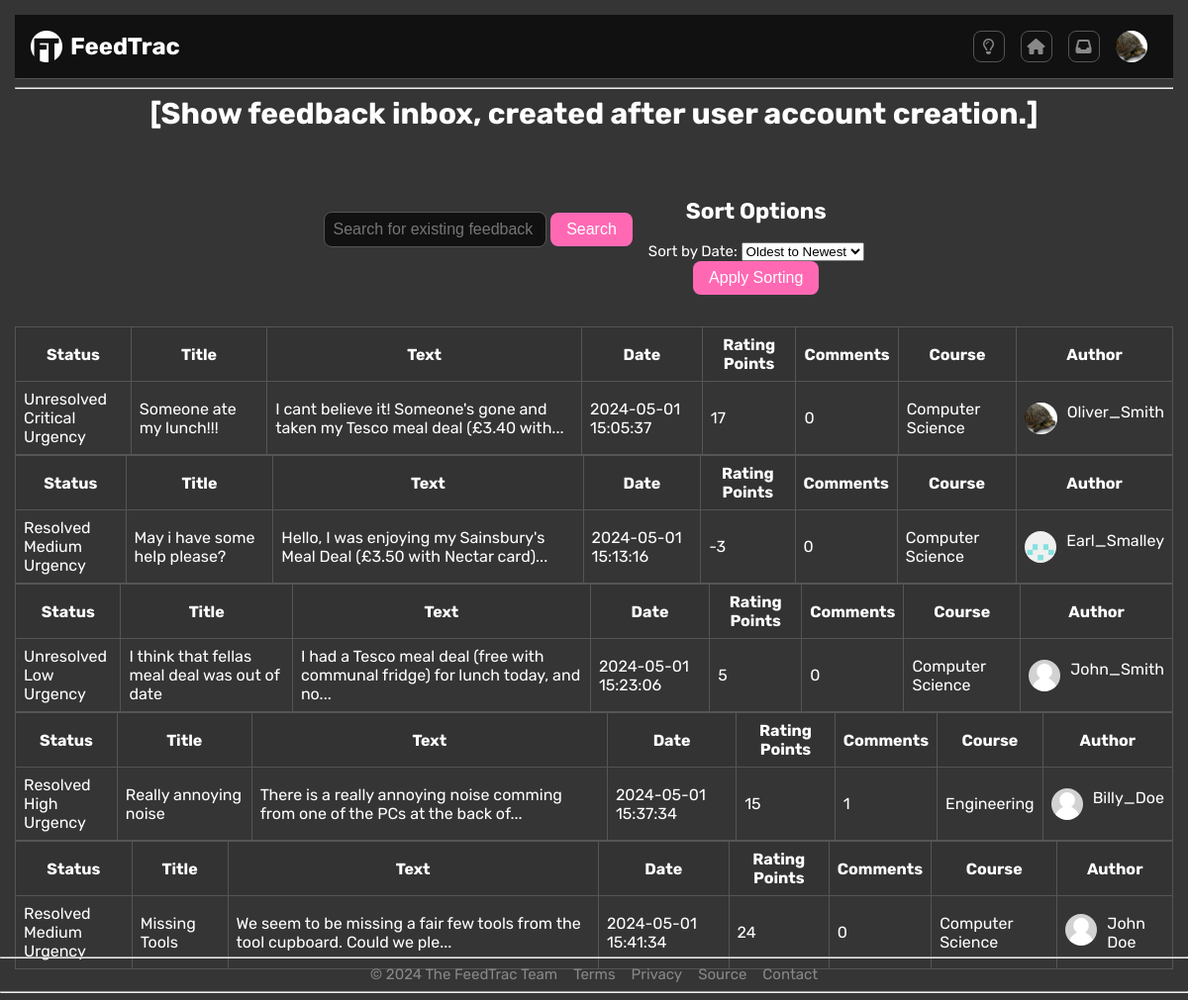
Page /Website/inbox.php (signed in) on the committed database.
### tables this page shows
CREATE TABLE `feedback` (
  `feedbackID` int(10) UNSIGNED NOT NULL,
  `userID` int(10) UNSIGNED NOT NULL,
  `roomID` int(10) UNSIGNED DEFAULT NULL,
  `date` datetime NOT NULL DEFAULT current_timestamp(),
  `modifiedDate` datetime NOT NULL COMMENT 'The last date this feedback was interracted with',
  `urgency` varchar(10) NOT NULL COMMENT 'Low - 0\r\nMedium - 1\r\nHigh - 2\r\nCritical - 3',
  `resolved` tinyint(1) NOT NULL COMMENT 'Unresolved - 0\r\nResolved - 1',
  `closed` tinyint(1) NOT NULL,
  `title` varchar(50) NOT NULL,
  `text` varchar(500) NOT NULL,
  `ratingPoints` int(11) NOT NULL
);

CREATE TABLE `course` (
  `courseID` int(10) UNSIGNED NOT NULL,
  `departmentID` int(10) UNSIGNED NOT NULL,
  `name` varchar(30) NOT NULL
);

CREATE TABLE `user` (
  `userID` int(10) UNSIGNED NOT NULL,
  `courseID` int(10) UNSIGNED NOT NULL,
  `email` varchar(50) NOT NULL,
  `username` varchar(25) NOT NULL,
  `passwordHash` varchar(255) NOT NULL,
  `fName` varchar(25) NOT NULL,
  `lName` varchar(25) NOT NULL,
  `yearOfStudy` tinyint(10) UNSIGNED DEFAULT NULL,
  `pronouns` varchar(10) DEFAULT NULL,
  `position` varchar(25) NOT NULL,
  `description` varchar(255),
  `activeAccount` tinyint(1) NOT NULL DEFAULT 1,
  `sub` tinyint(1) NOT NULL DEFAULT 1,
  `alert` smallint(5) UNSIGNED NOT NULL DEFAULT 0,
  `accountDate` datetime NOT NULL DEFAULT current_timestamp()
);

### Website/classes/Database.class.php (called while the page is built, shortened)
<?php
class Database{
    protected $dbhost = "localhost";
    protected $dbuser = "root";
    protected $dbpass = "";
    protected $dbname = "feedtracdb";
    protected function connect()
    {
        $this->con = new mysqli($this->dbhost, $this->dbuser, $this->dbpass, $this->dbname);
        return $this->con;
    }
    protected function empty_input_check(...$inputs){
        return false;
    }
}

### Website/classes/Login.class.php (called while the page is built, shortened)
<?php
class Login extends Database {
    protected function get_user_data(){
        if(isset($_SESSION['userID'])){
            $stmt = $this->connect()->prepare("SELECT * FROM user WHERE userID = ?  limit 1");
            if(!$stmt->execute([$_SESSION['userID']])){
                header("location: login.php?error=BadSQLQuery");
                exit();
            }
            $result = $stmt->get_result();
            if(mysqli_num_rows($result) > 0){
                $user_data = $result -> fetch_assoc();
                return $user_data;
            }
        }
        die;
    }
}

### Website/classes/LoginContr.class.php (called while the page is built, shortened)
<?php
class LoginContr extends Login {
    public function force_login(){
        $user_data = $this->get_user_data();
        if ($user_data){
            return $user_data;
        }
        die;
    }
}

### Website/classes/Feedback.class.php (called while the page is built, shortened)
<?php
class Feedback extends Database
{
    protected function get_user($feedbackID)
    {
        $stmt = $this->connect()->prepare(" SELECT
                                                user.userID,
                                                username,
                                                fname,
                                                lname,
                                                yearOfStudy,
                                                course.name AS name,
                                                pronouns,
                                                position,
                                                name
                                            FROM
                                                user
                                            JOIN
                                                feedback
                                            ON
                                                user.userID = feedback.userID
                                            JOIN
                                                course
                                            ON
                                                user.courseID = course.courseID
                                            WHERE
                                                feedbackID = ?");
        if (!$stmt->execute([$feedbackID])) {
            header("location: feedback.php?error=BadSQLQuery");
            exit();
        }
        $results = $stmt->get_result()->fetch_assoc();
        return $results;
    }
    protected function get_all_rows_inbox($dateTime)
    {
        $stmt = $this->connect()->prepare("SELECT
                                                feedback.feedbackID,
                                                resolved,
                                                urgency,
                                                title,
                                                feedback.text,
                                                feedback.date,
                                                feedback.ratingPoints,
                                                COUNT(commentID) as number_of_comments
                                            FROM
                                                feedback
                                            LEFT JOIN
                                                comment
                                            ON
                                                feedback.feedbackID = comment.feedbackID
                                            WHERE
                                                feedback.date > ?
                                            GROUP BY
                                                feedback.feedbackID;");
        if (!$stmt->execute([$dateTime])) {
            header("location: feedback.php?error=BadSQLQuery");
            exit();
        }
        $results = $stmt->get_result()->fetch_all(MYSQLI_ASSOC);
        return $results;
    }
}

### Website/classes/FeedbackView.class.php (called while the page is built, shortened)
<?php
class FeedbackView extends Feedback {
     public function get_inbox_feedback($dateTime){
        return $this->get_all_rows_inbox($dateTime);
    }
   public function get_user_info($feedbackID){
       return $this->get_user($feedbackID);
   }
}

### Website/scripts/functions.php (called while the page is built, shortened)
<?php
$get_urgency_string = array(
     "Low",
     "Medium",
     "High",
     "Critical"
 );
 $get_resolved_string = array(
     "Unresolved",
     "Resolved",
 );
function shorten($string, $maxLength) {
     if (strlen($string) > $maxLength) {
          $string = substr($string, 0, $maxLength) . '...';
     }
     return $string;
}

### Website/inbox.php (the view, shortened to what this page needs)
<?php
include("classes/Database.class.php");
include("classes/login.class.php");
include("classes/LoginContr.class.php");
include("classes/Feedback.class.php");
include("classes/FeedbackView.class.php");
include("scripts/functions.php");
$Login_Controller = new LoginContr();
$user_data = $Login_Controller->force_login();
$Feedback_View = new FeedbackView($user_data['userID']);
$dateTime=$user_data["accountDate"];;
?>
<!DOCTYPE html>
<html lang="en-gb">
<head>
    <link rel="stylesheet" href="stylesheets/main.css">
</head>
<body>
    <?php include("header.php"); ?>
    <main>
        <h1>[Show feedback inbox, created after user account creation.]</h1>
        <div class="index-main">
            <div class="index-header">
                <form method="POST" action="index.php" id="index-search-form">
                    <input class="search-bar" type="text" name="searchTerm" placeholder="Search for existing feedback">
                    <button name="submit">Search</button>
                </form>
                <div class="sort-box">
                    <h2>Sort Options</h2>
                    <div class="index-sort-option">
                        <label for="sort-by-date">Sort by Date:</label>
                        <select id="sort-by-date" name="sort-by-date">
                            <option value="asc">Oldest to Newest</option>
                        </select>
                    </div>
                    <button type="submit">Apply Sorting</button>
                </div>
            </div>
            <?php
                    if ($_SERVER["REQUEST_METHOD"] == "POST" && isset($_POST['action']) && $_POST['action'] == 'search') {
                        $searchTerm = $_POST['searchTerm'];
                        $feedbackRows = $Feedback_View->search_Feedback($searchTerm);
                        if (empty($searchTerm)) {
                            $feedbackRows = $Feedback_View->get_inbox_feedback($dateTime);
                        }
                        else if (empty($feedbackRows)) {
                            echo "<i>No results found for '$searchTerm'</i>";
                        }
                    } else {
                        $feedbackRows = $Feedback_View->get_inbox_feedback($dateTime);
                    }
                    foreach ($feedbackRows as $row) {
                        $userInfo = $Feedback_View->get_user_info($row['feedbackID']);
                    ?>
            <div class="table" class="center">
                <table>
                    <tr>
                        <th>Status</th>
                        <th>Title</th>
                        <th>Text</th>
                        <th>Date</th>
                        <th>Rating Points</th>
                        <th>Comments</th>
                        <th>Course</th>
                        <th>Author</th>
                    </tr>
                        <tr class="clickable-row" data-href="feedback.php">
                            <td>
                                <?php echo  $get_resolved_string[$row['resolved']] . "<br>"
                                    . $get_urgency_string[$row['urgency']] . " Urgency";
                                ?>
                            </td>
                            <td><?php echo shorten($row['title'], 50); ?></td>
                            <td><?php echo shorten($row['text'], 75); ?></td>
                            <td><?php echo $row['date']; ?></td>
                            <td><?php echo $row['ratingPoints']; ?></td>
                            <td><?php echo $row['number_of_comments']; ?></td>
                            <td><?php echo $userInfo['name'] ?></td>
                            <td href="profile.php">
                                <div style="display: flex;">
                                    <img style="margin-right: 10px;" class="avatar" src="<?php
                                                                                            $userID = $userInfo['userID'];
                                                                                            $jpg_path = "assets/profile-pictures/user-$userID.jpg";
                                                                                            $png_path = "assets/profile-pictures/user-$userID.png";
                                                                                            if (file_exists($jpg_path)) {
                                                                                                echo $jpg_path;
                                                                                            } elseif (file_exists($png_path)) {
                                                                                                echo $png_path;
                                                                                            } else {
                                                                                                echo "assets/profile-pictures/user-default.jpg";
                                                                                            } ?>" alt="User Avatar" height="32" href="profile.php">
                                    <a href="profile.php"> <?php echo $userInfo['username']; ?> </a>
                                </div>
                            </td>
                        </tr>
                    <?php
                    }
                    ?>
                </table>
            </div>
        </div>
    </main>
    <div class="footer-position"><?php include("footer.php"); ?></div>
</body>
</html>

### Website/stylesheets/main.css (style rules this page uses)
:root { --a: #111; --b: #222; --c: #333; --d: #444; --e: #555; --f: #666; --g: #777; --h: #888; --accent-bright: hotpink; --accent-pale: pink; }
body { margin: 0; font-family: "Rubik", sans-serif; color: white; transition: background-color 0.5s ease; transition: color 0.5 ease; padding: 15px; background-color: #353535; font-size: 15px; }
main { text-align: center; }
h1, p { margin: 0; }
a { color: inherit; text-decoration: none; transition: color 0.3s ease; }
table, th, td { border: 1px solid var(--e); border-collapse: collapse; }
th, td { padding: 8px; }
th, tr:hover { background-color: var(--c); }
.avatar { border-radius: 16px; }
.footer-position { width:100%; position:absolute; bottom:0; left:0; }
.index-header { display: flex; justify-content: center; align-items: center; gap: 16px; width: 100%; padding-top: 32px; padding-bottom: 16px; }
.index-header button { background-color: var(--accent-bright); border: none; border-radius: 8px; color: white; font-size: 16px; padding: 8px 16px; transition: background-color 0.3s ease; }
.index-main { margin: 16px auto; width: 100%; display: flex; flex-direction: column; flex-wrap: wrap; gap: 16px; align-items: center; text-align: center; }
.search-bar { background-color: var(--a); border-radius: 8px; border: 1px solid var(--e); color: var(--h); flex-grow: 1; font-size: 16px; padding: 8px; transition: outline-color 1s ease; }

### Website/inbox.php (style rules this page uses)
tr[data-href] { cursor: pointer; }

### rows in the picture
feedback: resolved "Unresolved", urgency "Critical", title "Someone ate my lunch!!!", text "I cant believe it! Someone's gone and taken my Tesco meal deal (£3.40 with...", date "2024-05-01 15:05:37", ratingPoints "17", number_of_comments "0", course.name "Computer Science", shows a picture, userID.username "Oliver_Smith"
feedback: resolved "Resolved", urgency "Medium", title "May i have some help please?", text "Hello, I was enjoying my Sainsbury's Meal Deal (£3.50 with Nectar card)...", date "2024-05-01 15:13:16", ratingPoints "-3", number_of_comments "0", course.name "Computer Science", shows a picture, userID.username "Earl_Smalley"
feedback: resolved "Unresolved", urgency "Low", title "I think that fellas meal deal was out of date", text "I had a Tesco meal deal (free with communal fridge) for lunch today, and no...", date "2024-05-01 15:23:06", ratingPoints "5", number_of_comments "0", course.name "Computer Science", userID.username "John_Smith"
feedback: resolved "Resolved", urgency "High", title "Really annoying noise", text "There is a really annoying noise comming from one of the PCs at the back of...", date "2024-05-01 15:37:34", ratingPoints "15", number_of_comments "1", course.name "Engineering", userID.username "Billy_Doe"
feedback: resolved "Resolved", urgency "Medium", title "Missing Tools", text "We seem to be missing a fair few tools from the tool cupboard. Could we ple...", date "2024-05-01 15:41:34", ratingPoints "24", number_of_comments "0", course.name "Computer Science", userID.username "John Doe"
